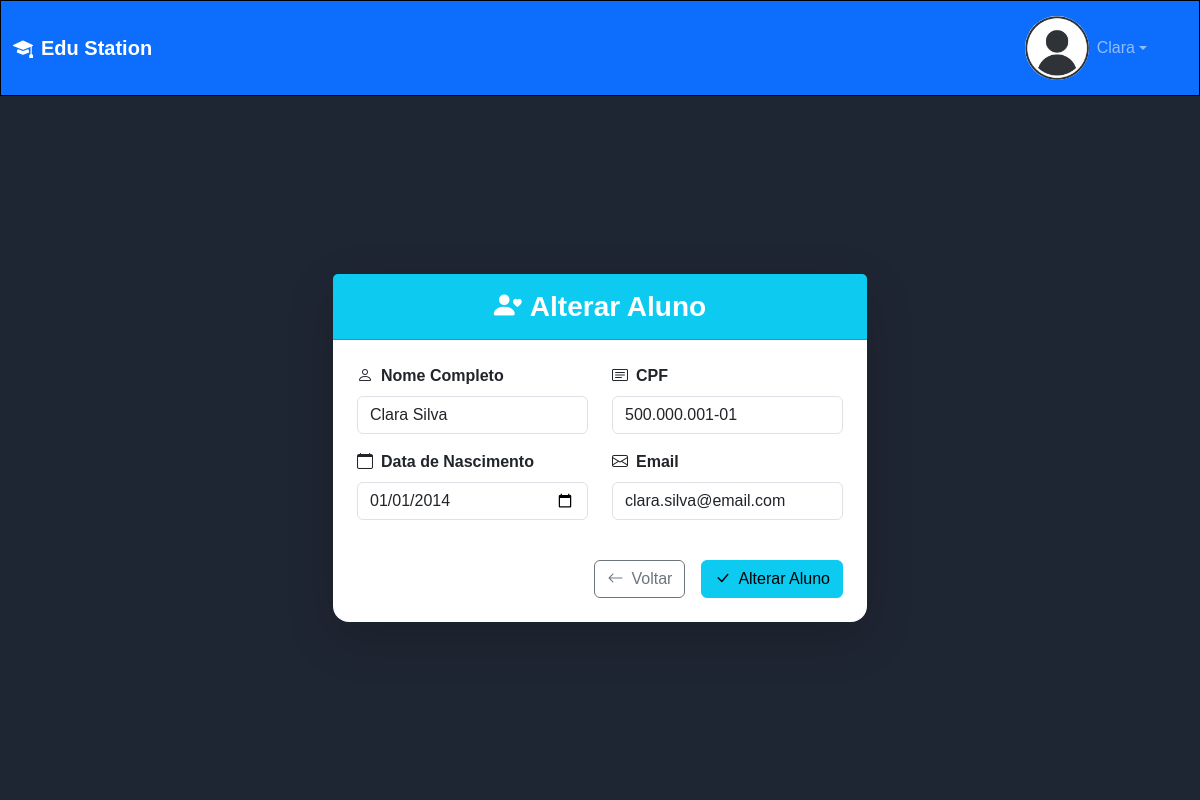
/aluno/alter_aluno/20 (signed in), run on the app's committed database.
### aluno/models.py (models this page shows, shortened)
class Aluno(models.Model):
    user = models.OneToOneField(User, on_delete=models.CASCADE, primary_key=True)
    cpf = models.CharField(max_length=14, unique=True)
    data_nasc = models.DateField(default=datetime.date.today)
    turma = models.ForeignKey(
        Turma,
        on_delete=models.SET_NULL,
        null=True,
        blank=True,
        related_name='alunos'
    )
    class Meta:
        verbose_name = 'Aluno(a)'

### aluno/views.py (the view, shortened to what this page needs)
# urls.py: path('alter_aluno/<int:id>', altAluno, name='altAluno'),
@login_required(login_url='loginInicio:login_usuario')
def altAluno(request, id):
    aluno = get_object_or_404(Aluno, pk=id)
    if request.method == "GET":
        return render(request, 'cadAluno.html', {
            'submit': 'Alterar Aluno',
            'titulo': 'Alterar Aluno',
            'aluno': aluno
        })

### aluno/templates/cadAluno.html (shortened to what this page needs)
{% extends "base.html" %}
{% load static %}
{% block main %}
<div class="container h-100 d-flex align-items-center justify-content-center">
    <div class="row justify-content-center w-100">
        <div class="col-md-8 col-lg-6">
            <div class="card shadow-lg border-0 rounded-4">
                <div class="card-header bg-info text-white text-center py-3">
                    <h3 class="mb-0 fw-bold">
                        <i class="bi bi-person-heart me-2"></i>{{ titulo|default:"Cadastro Aluno(a)" }}
                    </h3>
                </div>
                <div class="card-body p-4">
                    <form method="post" id="cadastro-form">
                        <div class="row">
                            <div class="col-md-6 mb-3">
                                <label for="nome" class="form-label fw-semibold">
                                    <i class="bi bi-person me-2"></i>Nome Completo
                                </label>
                                <input type="text" class="form-control" name="nome" id="nomeCad"
                                       placeholder="Digite seu nome completo"
                                       value="{% if aluno %}{{ aluno.user.first_name }} {{ aluno.user.last_name }}{% endif %}" required>
                            </div>
                            <div class="col-md-6 mb-3">
                                <label for="cpf" class="form-label fw-semibold">
                                    <i class="bi bi-card-text me-2"></i>CPF
                                </label>
                                <input type="text" class="form-control" name="cpf" id="cpfCad"
                                       placeholder="000.000.000-00"
                                       value="{% if aluno %}{{ aluno.cpf }}{% endif %}"
                                       {% if aluno %}readonly{% endif %} required
                                       data-format="cpf">
                            </div>
                        </div>
                        <div class="row">
                            <div class="col-md-6 mb-3">
                                <label for="Data de Nascimento" class="form-label fw-semibold">
                                    <i class="bi bi-calendar me-2"></i>Data de Nascimento
                                </label>
                                <input type="date" class="form-control" name="Data de Nascimento" id="dateCad"
                                       value="{% if aluno %}{{ aluno.data_nasc|date:'Y-m-d' }}{% endif %}" required>
                            </div>
                            <div class="col-md-6 mb-3">
                                <label for="Email" class="form-label fw-semibold">
                                    <i class="bi bi-envelope me-2"></i>Email
                                </label>
                                <input type="email" class="form-control" name="Email" id="emailCad"
                                       placeholder="seu@email.com"
                                       value="{% if aluno %}{{ aluno.user.email }}{% endif %}" required>
                            </div>
                        </div>
                        <div class="d-grid gap-2 d-md-flex justify-content-md-end mt-4">
                            <a href={% url "aluno:aluno" %} class="btn btn-outline-secondary me-md-2">
                                <i class="bi bi-arrow-left me-2"></i>Voltar
                            </a>
                            <button type="submit" class="btn btn-info" id="submit">
                                <i class="bi bi-check-lg me-2"></i>{{ submit|default:'Cadastrar' }}
                            </button>
                        </div>
                    </form>
                </div>
            </div>
        </div>
    </div>
</div>
{% endblock main %}

### loginInicio/templates/base.html (shortened to what this page needs)
{% load static %}
<!DOCTYPE html>
<html lang="pt-br">
<head>
    <link href="https://cdn.jsdelivr.net/npm/bootstrap@5.3.2/dist/css/bootstrap.min.css" rel="stylesheet">
    <link rel="stylesheet" href="https://cdn.jsdelivr.net/npm/bootstrap-icons@1.11.1/font/bootstrap-icons.css">
    <link rel="stylesheet" href={% static "css/base.css" %}>
</head>
<body class="bg-light d-flex flex-column" style="height: 100vh;">
    <nav class="navbar navbar-expand-lg navbar-dark bg-primary shadow-sm">
        <div class="container-fluid">
            <a class="navbar-brand fw-bold" href={% url "loginInicio:inicio" %}>
                <i class="bi bi-mortarboard-fill me-2"></i>Edu Station
            {% if user.is_authenticated %}
            <div class="navbar-nav ms-auto">
                <div class="nav-item dropdown">
                    <a class="nav-link dropdown-toggle d-flex align-items-center" href="#" role="button" data-bs-toggle="dropdown">
                        <img src={% static "img/icone_perfil.jpg" %} alt="perfil" class="rounded-circle me-2" width="32" height="64">
                        <span class="d-none d-md-inline">{{ user.first_name|default:user.username }}</span>
                    </a>
                </div>
            </div>
            {% endif %}
        </div>
    </nav>
    <main class="container-fluid flex-grow-1 d-flex flex-column" style="overflow-y: auto;">
        {% block main %}
        {% endblock main %}
    </main>
</body>
</html>

### static/css/base.css (style rules this page uses)
:root { --cor-infos: #51A3A3; --cor-main: #1F2633; --cor-links: black; --borda: 1px black solid; }
* { font-family: Arial, Helvetica, sans-serif; margin: 0; padding: 0; box-sizing: border-box; list-style: none; text-decoration: none; }
a { color: var(--cor-links); }

### data on the page
Aluno: nome "Clara Silva", cpf "500.000.001-01", data_nasc "01/01/2014", Email "clara.silva@email.com"

### other printed values
{{ user.first_name|default:user.username }} "Clara"
{{ titulo|default:"Cadastro Aluno(a)" }} "Alterar Aluno"
{{ submit|default:'Cadastrar' }} "Alterar Aluno"
